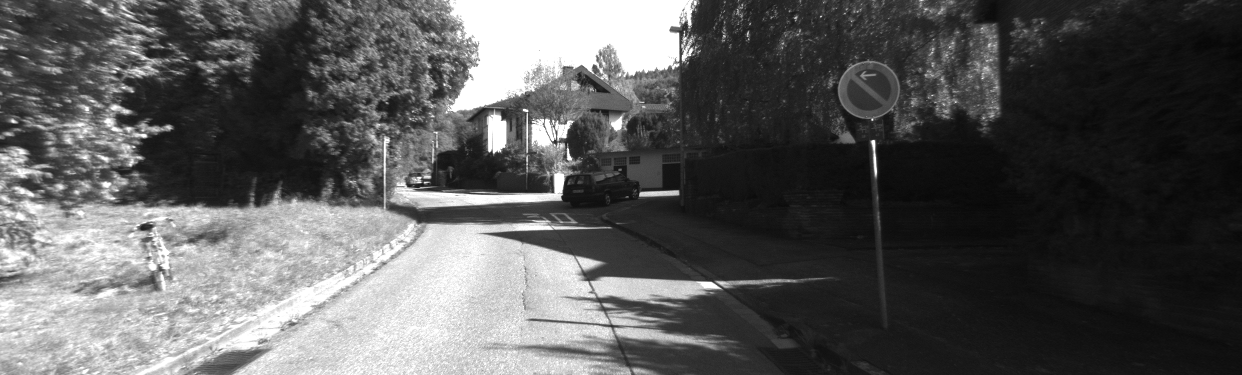
//> input picture data/imgL0.png, 1242 x 375 px
$ ./DetectFeatures   (built with g++ and OpenCV 4, older OpenCV classes emulated)
//> lines starting //> are read from the running program, lines starting //| are printed output that depends on the picture
#include <iostream>
#include "slamBase.h"
using namespace std;
using namespace cv;
#include <opencv2/features2d/features2d.hpp>
#include <opencv2/calib3d/calib3d.hpp>

int main( int argc, char** argv )
{
	//read imgs
	cv::Mat img1 = cv::imread("/home/limy/myVO/data/imgL0.png");
//> img1 is the input picture: 375 rows x 1242 cols, CV_8UC3; min 6, max 255, mean 89.3
	cv::Mat img2 = cv::imread("/home/limy/myVO/data/imgL1.png");
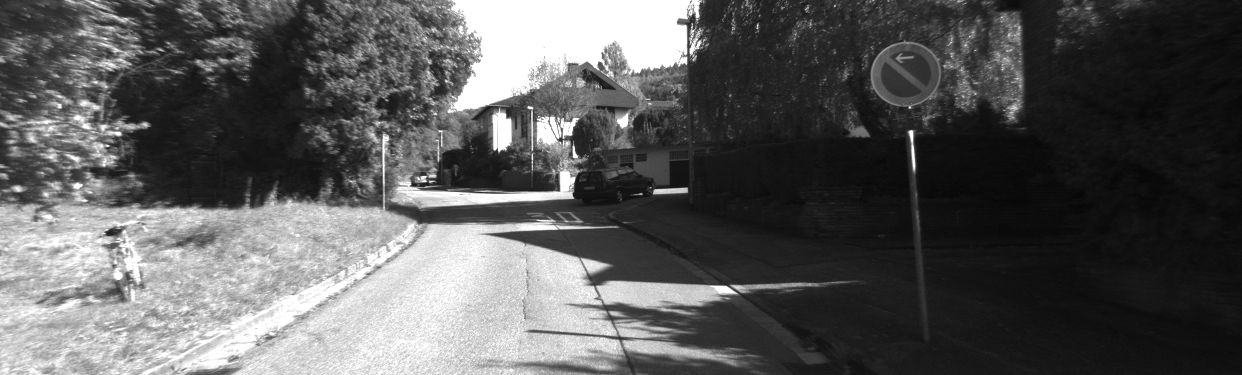
//> input picture data/imgL1.png, 1242 x 375 px
//> img2 is the input picture: 375 rows x 1242 cols, CV_8UC3; min 6, max 255, mean 89.9
	cv::Mat disimg1 = cv::imread("/home/limy/myVO/data/imgL0.png",0);
//> disimg1: 375 rows x 1242 cols, CV_8UC1; min 6, max 255, mean 89.3
	cv::Mat disimg2 = cv::imread("/home/limy/myVO/data/imgR0.png",0);
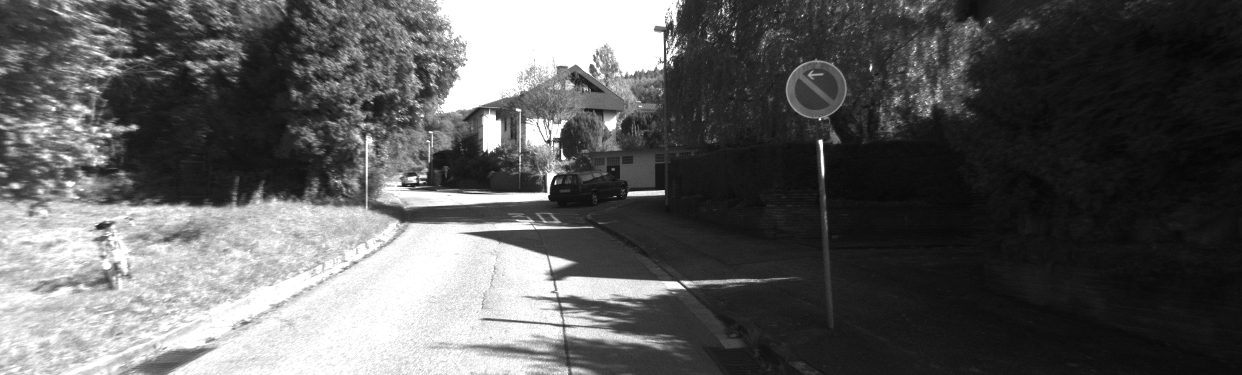
//> input picture data/imgR0.png, 1242 x 375 px
//> disimg2 is the input picture: 375 rows x 1242 cols, CV_8UC1; min 4, max 255, mean 92.2
	// [55 lines of commented-out code are left out]
	Mat disp,disp1;

 	int nDisparities=16,SADWindowSize=21;

   	StereoBM bm;
   	bm.state->minDisparity = 0;
   	bm.state->numberOfDisparities = nDisparities;
   	bm.state->SADWindowSize = SADWindowSize;
   	bm(disimg1,disimg2,disp,CV_32F);
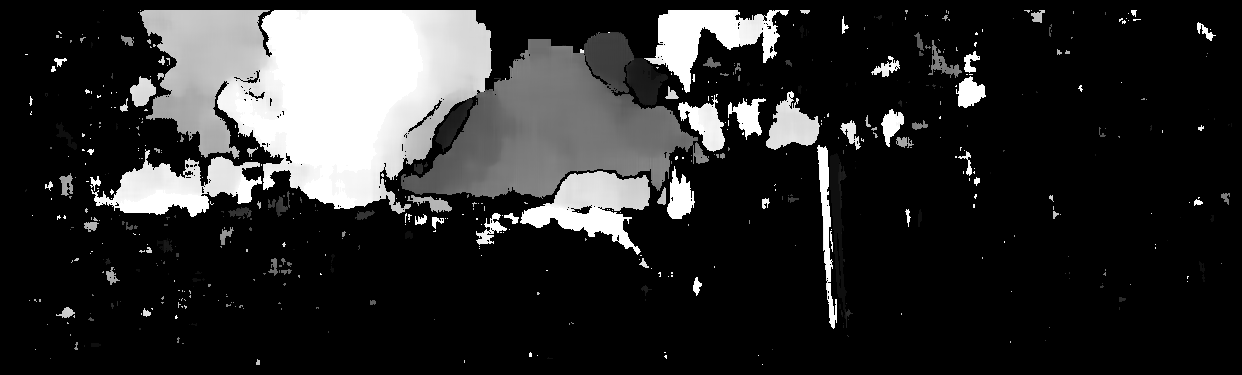
//> disp: 375 rows x 1242 cols, CV_32FC1; min -1, max 15, mean 1.83; drawn with min black and max white
   	cout<<disp<<endl;
//> (printed output is left out)
   	cv::imwrite("/home/limy/myVO/data/disparity.png", disp);

	imshow("disparity",disp);
    waitKey(0);
    disp.convertTo(disp1, CV_8U,255/16);
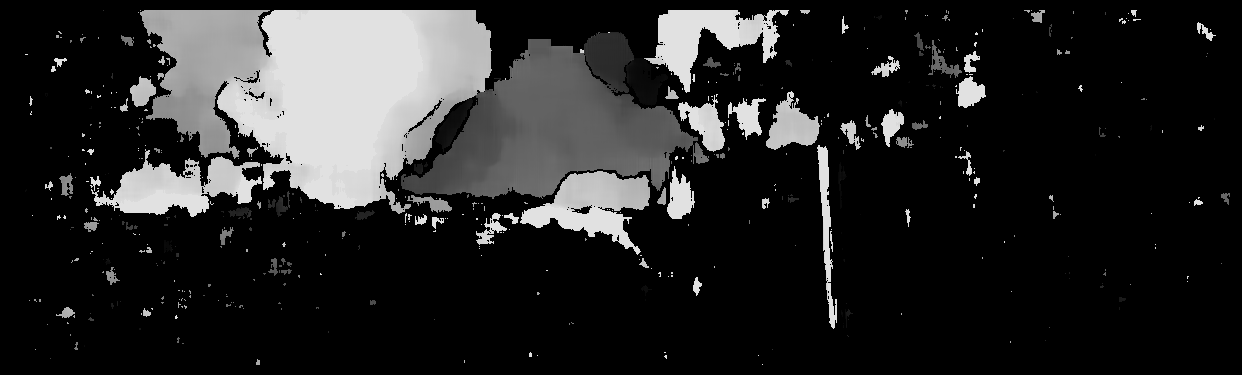
//> disp1: 375 rows x 1242 cols, CV_8UC1; min 0, max 225, mean 38.9
    imshow("disparity1",disp1);
    waitKey(0);

   	Size img_size = disimg1.size();
//> img_size = Size(1242, 375)
   	cout<<"origin img size:"<<img_size.height<<"x"<<img_size.width<<endl;
//| origin img size:375x1242
   	Size disp_size = disp.size();
//> disp_size = Size(1242, 375)
   	cout<<"disp img size:"<<img_size.height<<"x"<<img_size.width<<endl;
//| disp img size:375x1242
    // [102 lines of commented-out code are left out]
    return 0;

}
